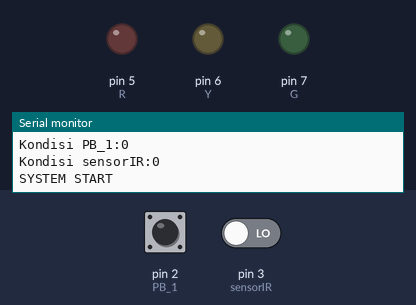
A sketch run on a simulated Arduino Uno, built with avr-gcc and run on an emulated ATmega328P. Parts: output pins drawn as LEDs (lit = HIGH), the last lines printed to the serial monitor. Dashed ring = blinking. The test bench sets the inputs (shaded band); at power-on: pin 2 (PB_1) LOW, pin 3 (sensorIR) LOW.

Above: at 1.2 s.
1.3 s: pin 2 (PB_1) driven HIGH
At 1.7 s:
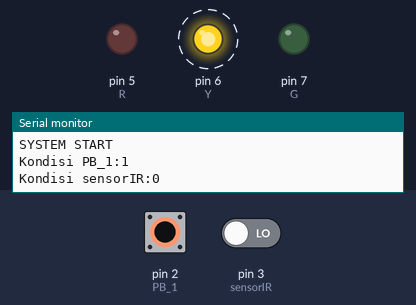
4.3 s: pin 3 (sensorIR) driven HIGH
At 5.4 s:
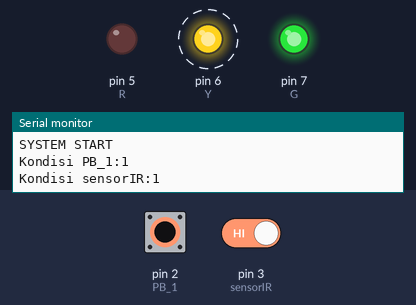
7.3 s: pin 2 (PB_1) driven LOW
At 8.3 s:
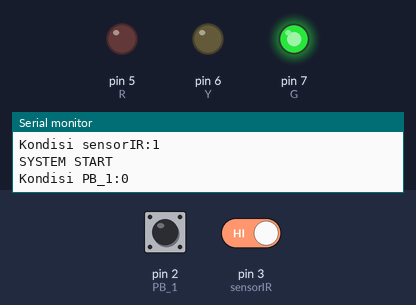
10.3 s: pin 3 (sensorIR) driven LOW
At 11.5 s:
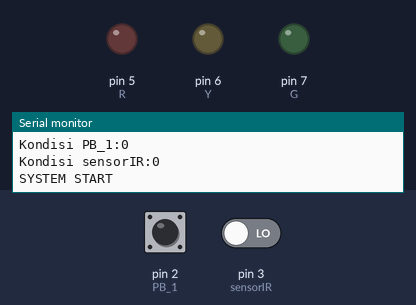
13.3 s: pin 3 (sensorIR) driven HIGH
At 14.3 s:
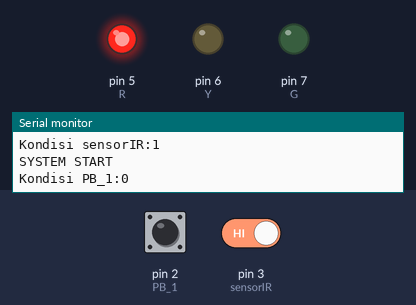
14.9 s: pin 2 (PB_1) pulsed HIGH 5 times (0.12 s each, 0.3 s apart)
At 17.6 s:
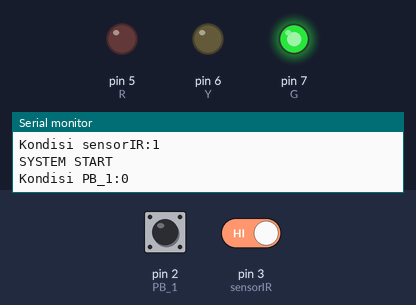
Timing chart, 0 to 19.1 s (numbered marks = the images above; inputs shaded):
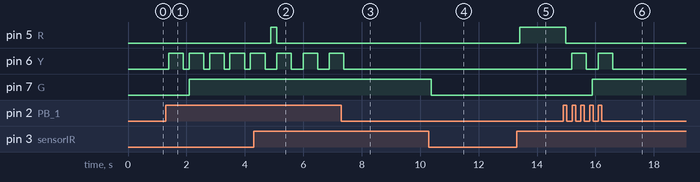

The sketch:

1.INFARED.ino
```cpp
int PB_1= 2;
int sensorIR= 3;
int R = 5;
int Y = 6;
int G = 7;
int kunciIR = 0;

void setup() {
 Serial.begin(9600);
 pinMode(PB_1,INPUT);
 pinMode(sensorIR,INPUT);
 pinMode(R,OUTPUT);
 pinMode(Y,OUTPUT);
 pinMode(G,OUTPUT);
}

void loop() {
  //baca data
  int bacaPB_1=digitalRead(PB_1);
  int bacaIR=digitalRead(sensorIR);

  //print serial
  Serial.println("SYSTEM START");
  Serial.println("Kondisi PB_1:" +String(bacaPB_1));
  Serial.println("Kondisi sensorIR:" +String(bacaIR));

  //logika

  if (bacaIR==1 && kunciIR==0 ){
    digitalWrite(R,HIGH);
    delay(200);
    kunciIR=1;
  }
   else if ( bacaPB_1==1 && kunciIR==1 ) {
    digitalWrite(R,LOW);
    delay(200);
   }
  if (bacaPB_1==1 ){
    digitalWrite(R,LOW);
    digitalWrite(Y,HIGH);
    delay(500);
    digitalWrite(Y,LOW);
    delay(200);
    digitalWrite(G,HIGH);
  }
  else if ( bacaIR==0 ) {
    digitalWrite(G,LOW);
    kunciIR=0;
   }
}
```

Measured:
- after the input at 1.3 s, pin 6 (Y): alternates HIGH for 0.50 s and LOW for 0.20 s, starting after 0.09 s; pin 7 (G): LOW → HIGH after 0.79 s
- after the input at 4.3 s, pin 5 (R): LOW → HIGH after 0.59 s, → LOW 0.20 s later; pin 6 (Y): alternates HIGH for 0.50 s and LOW for 0.40 s, starting after 0.79 s
- after the input at 7.3 s, pin 6 (Y): goes on until 7.4 s, then stays LOW
- after the input at 10.3 s, pin 7 (G): HIGH → LOW after 0.09 s
- after the input at 13.3 s, pin 5 (R): LOW → HIGH after 0.10 s
- after the input at 14.9 s, pin 5 (R): HIGH → LOW after 0.09 s; pin 6 (Y): alternates HIGH for 0.50 s and LOW for 0.40 s, 4 changes in all, then stays LOW, starting after 0.29 s; pin 7 (G): LOW → HIGH after 0.99 s
